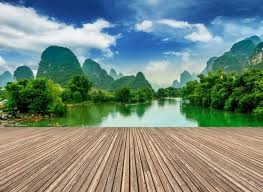
#> input picture Image_Segmentation/1.jpeg, 263 x 192 px
$ python EdgeDetectionSegmentation.py
#> lines starting #> are read from the running program, lines starting #| are printed output that depends on the picture
from scipy import ndimage
from skimage.color import rgb2gray
import numpy as np
import cv2
import matplotlib.pyplot as plt

image = plt.imread("1.jpeg")
#> image is the input picture: shape (192, 263, 3); mean R, G, B 117.1, 137.1, 125.4
print(image.shape)
#| (192, 263, 3)

gray = rgb2gray(image)
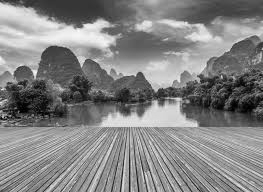
#> gray: shape (192, 263) float64; min 0, max 0.983, mean 0.518
cv2.imshow('img', gray)
cv2.waitKey(0)
cv2.destroyAllWindows()

# sobel_horizontal = np.array([np.array([1, 2, 1]), np.array([0, 0, 0]), np.array([-1, -2, -1])])
# sobel_vertical = np.array([np.array([-1, 0, 1]), np.array([-2, 0, 2]), np.array([-1, 0, 1])])
kernel_laplace = np.array([np.array([1, 1, 1]), np.array([1, -8, 1]), np.array([1, 1, 1])])

# out_h = ndimage.convolve(gray, sobel_horizontal, mode='reflect')
# out_v = ndimage.convolve(gray, sobel_vertical, mode='reflect')

out_l = ndimage.convolve(gray, kernel_laplace, mode='reflect')
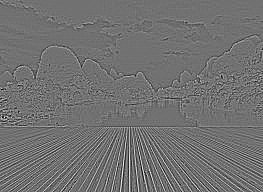
#> out_l: shape (192, 263) float64; min -2.72, max 3.38, mean -2e-18; drawn with min black and max white
plt.imshow(out_l, cmap='gray')
plt.show()
